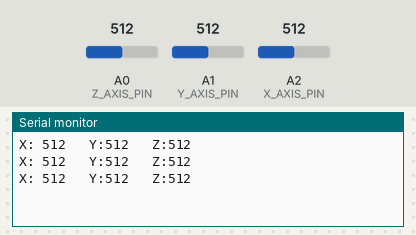
Bench run of a sketch on a simulated Arduino Uno, built with avr-gcc and run on an emulated ATmega328P. Parts: the last lines printed to the serial monitor. The inputs (shaded band) are chosen by the test bench; at power-on: A0 (Z_AXIS_PIN) = 512, A1 (Y_AXIS_PIN) = 512, A2 (X_AXIS_PIN) = 512.

Above: at 1.3 s.
1.4 s: A0 (Z_AXIS_PIN) set to 716
At 1.9 s:
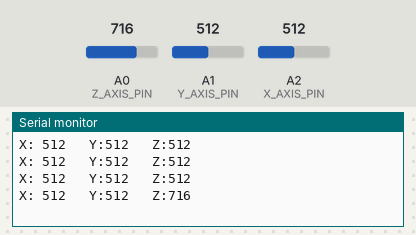
2.9 s: A1 (Y_AXIS_PIN) set to 716
At 3.4 s:
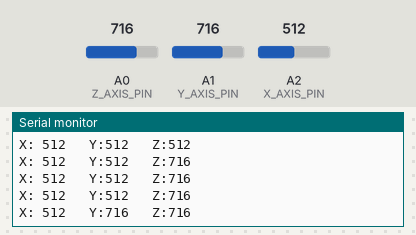
4.4 s: A2 (X_AXIS_PIN) set to 716
At 4.9 s:
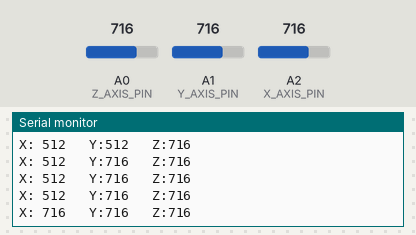
5.9 s: A0 (Z_AXIS_PIN) set to 900
At 6.4 s:
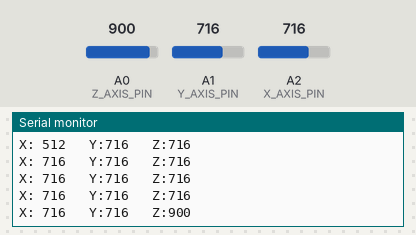
7.4 s: A1 (Y_AXIS_PIN) set to 900
At 7.9 s:
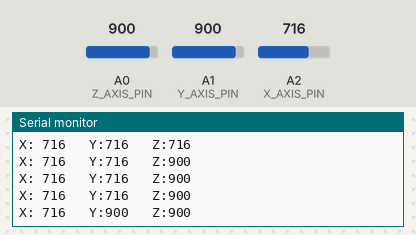
8.9 s: A2 (X_AXIS_PIN) set to 900
At 9.4 s:
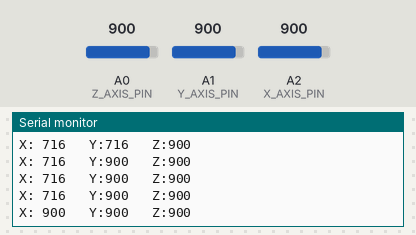
Timing chart, 0 to 11.4 s (numbered marks = the images above; inputs shaded):
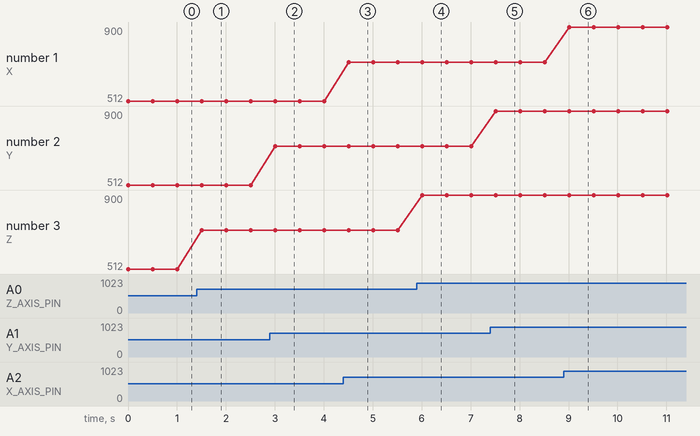

Measured:
- after the input at 1.4 s, the serial monitor: prints a new line after 0.10 s (image 1)
- after the input at 2.9 s, the serial monitor: prints a new line after 0.11 s (image 2)
- after the input at 4.4 s, the serial monitor: prints a new line after 0.11 s (image 3)
- after the input at 5.9 s, the serial monitor: prints a new line after 0.11 s (image 4)
- after the input at 7.4 s, the serial monitor: prints a new line after 0.11 s (image 5)
- after the input at 8.9 s, the serial monitor: prints a new line after 0.12 s (image 6)
- plotted number 3: 512 → 716 after the input at 1.4 s, 716 → 900 after the input at 5.9 s

The sketch:

SensorTest.ino
```cpp
const unsigned int X_AXIS_PIN = A2;
const unsigned int Y_AXIS_PIN = A1;
const unsigned int Z_AXIS_PIN = A0;
const unsigned int BAUD_RATE  = 9600;

void setup() {
    Serial.begin(BAUD_RATE);
}

void loop(){
    Serial.print("X: ");
    Serial.print(analogRead(X_AXIS_PIN));
    Serial.print("   Y:");
    Serial.print(analogRead(Y_AXIS_PIN));
    Serial.print("   Z:");
    Serial.println(analogRead(Z_AXIS_PIN));
    delay(500);
}
```
